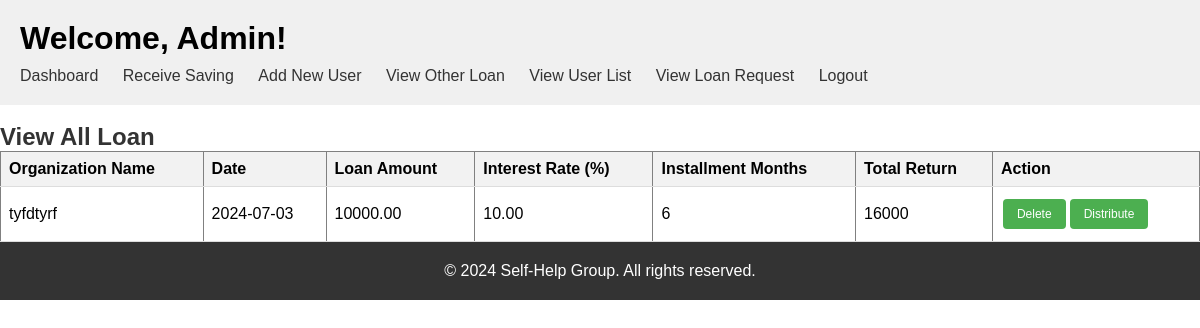
/AdminViewOtherLoan.php, run on the app's committed database.
### tables this page shows
CREATE TABLE `otherloans` (
  `id` int(11) NOT NULL,
  `organization_name` varchar(255) NOT NULL,
  `date` date NOT NULL,
  `loan_amount` decimal(10,2) NOT NULL,
  `interest_rate` decimal(5,2) NOT NULL,
  `installment_months` int(11) NOT NULL,
  `RequestLoanAmount` varchar(233) NOT NULL,
  `RequestInterestRate` varchar(200) NOT NULL,
  `RequestDate` date DEFAULT NULL,
  `RequestStutas` varchar(111) NOT NULL,
  `saving_amount` varchar(200) DEFAULT NULL,
  `saving_month` varchar(200) DEFAULT NULL,
  `saving_payment_date` datetime(6) DEFAULT NULL,
  `MemberTotalSaving` varchar(200) DEFAULT NULL,
  `memberid` varchar(255) DEFAULT NULL,
  `receive_loan_organisation` varchar(255) DEFAULT NULL,
  `receive_loan_date` date DEFAULT NULL,
  `receive_loan_amount` varchar(255) DEFAULT NULL,
  `receive_loan_interest` varchar(255) DEFAULT NULL,
  `type` varchar(255) DEFAULT NULL,
  `saving_date` date DEFAULT NULL,
  `receive_installment_month` int(200) NOT NULL
);

### AdminViewOtherLoan.php (the view, shortened to what this page needs)
<?php
include "config.php";
include 'AdminHeader.php';
$sql = "SELECT * FROM OtherLoans WHERE type='New Loan'";
$result = $conn->query($sql);
if ($result->num_rows > 0) {
  echo "<br><h2>View All Loan</h2>";
    echo "<table border='1'>
            <tr>
                <th>Organization Name</th>
                <th>Date</th>
                <th>Loan Amount</th>
                <th>Interest Rate (%)</th>
                <th>Installment Months</th>
                <th>Total Return</th>
                <th>Action</th>
            </tr>";
    while ($row = $result->fetch_assoc()) {
        $total = $row["loan_amount"] + ($row["loan_amount"] * $row["interest_rate"] / 100) * $row["installment_months"];
        echo "<tr>";
        echo "<td>" . $row["organization_name"] . "</td>";
        echo "<td>" . $row["date"] . "</td>";
        echo "<td>" . $row["loan_amount"] . "</td>";
        echo "<td>" . $row["interest_rate"] . "</td>";
        echo "<td>" . $row["installment_months"] . "</td>";
        echo "<td>" . $total . "</td>";
        echo "<td>";
        echo "<button class='action-btn' onclick='confirmDelete(" . $row["id"] . ")'>Delete</button>";
        echo "<a class='action-btn' href='AdminDistributeLoan.php?organization_name=" . urlencode($row["organization_name"]) . "'>Distribute</a>";
        echo "</td>";
        echo "</tr>";
    }
    echo "</table>";
} else {
    echo "No loan data found.";
}
include 'Footer.php';
?>
    <!DOCTYPE html>
    <html lang="en">
    <head>
    </head>
    <body>
    </body>
    </html>

### styles.css (style rules this page uses)
body, h1, h2, p, ul, li { margin: 0; padding: 0; }
body { font-family: Arial, sans-serif; }

### AdminViewOtherLoan.php (style rules this page uses)
body { font-family: Arial, sans-serif; }
h2 { color: #333; }
table { border-collapse: collapse; width: 100%; }
th, td { padding: 8px; text-align: left; border-bottom: 1px solid #ddd; }
th { background-color: #f2f2f2; }
.action-btn { background-color: #4CAF50; border: none; color: white; padding: 8px 14px; text-align: center; text-decoration: none; display: inline-block; font-size: 12px; margin: 4px 2px; cursor: pointer; border-radius: 4px; }

### data on the page
otherloans: organization_name "tyfdtyrf", date "2024-07-03", loan_amount "10000.00", interest_rate "10.00", installment_months "6", total "16000"
